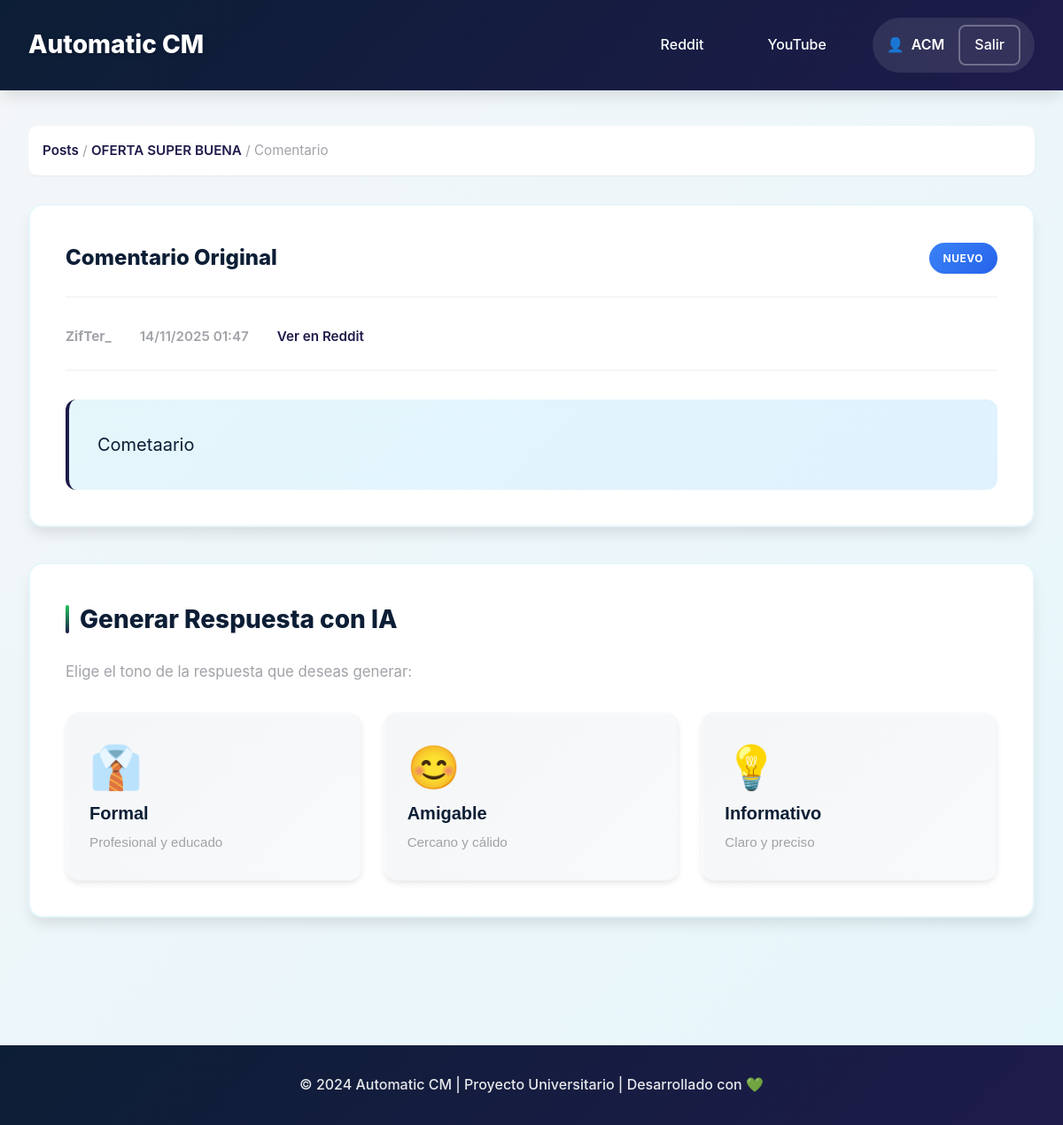
/dashboard/reddit/comment/norqftw/ (signed in), run on the app's committed database.
### dashboard/models.py (models this page shows, shortened)
class Comment(models.Model):
    post = models.ForeignKey(RedditPost, on_delete=models.CASCADE, related_name='comments')
    comment_id = models.CharField(max_length=100, unique=True)
    author = models.CharField(max_length=100)
    content = models.TextField()
    permalink = models.URLField()
    parent_id = models.CharField(max_length=100, null=True, blank=True)
    created_at = models.DateTimeField()
    fetched_at = models.DateTimeField(auto_now_add=True)
    class Meta:
        ordering = ['-created_at']
        verbose_name = 'Comment'
        verbose_name_plural = 'Comments'
    @property
    def status_badge(self):
        try:
            if self.response.status == 'published':
                return {'text': 'Publicado', 'class': 'status-published'}
            elif self.response.status == 'pending':
                return {'text': 'Pendiente', 'class': 'status-pending'}
            elif self.response.status == 'rejected':
                return {'text': 'Rechazado', 'class': 'status-rejected'}
        except Response.DoesNotExist:
            return {'text': 'Nuevo', 'class': 'status-new'}

class RedditPost(models.Model):
    user = models.ForeignKey(User, on_delete=models.CASCADE, related_name='reddit_posts')
    post_id = models.CharField(max_length=100, unique=True)
    title = models.TextField()
    url = models.URLField()
    permalink = models.URLField()
    subreddit = models.CharField(max_length=100)
    author = models.CharField(max_length=100)
    created_at = models.DateTimeField()
    last_checked = models.DateTimeField(auto_now=True)
    is_active = models.BooleanField(default=True)
    is_own_post = models.BooleanField(default=False)  # Para identificar posts creados por la app
    image = models.ImageField(upload_to='reddit_images/', null=True, blank=True)  # Para imágenes
    class Meta:
        ordering = ['-created_at']
        verbose_name = 'Reddit Post'
        verbose_name_plural = 'Reddit Posts'

### dashboard/views.py (the view)
# urls.py: path('reddit/comment/<str:comment_id>/', views.comment_detail, name='comment_detail'),
@login_required
def comment_detail(request, comment_id):
    comment = get_object_or_404(Comment, comment_id=comment_id)
    if comment.post.user != request.user:
        messages.error(request, 'No tienes permiso para ver este comentario')
        return redirect('reddit_manager')
    try:
        response = comment.response
    except Response.DoesNotExist:
        response = None
    context = {
        'comment': comment,
        'response': response,
        'available_tones': ['formal', 'friendly', 'informative']
    }
    return render(request, 'dashboard/comment_detail.html', context)

### dashboard/templates/dashboard/comment_detail.html (shortened to what this page needs)
{% extends 'dashboard/base.html' %}
{% block content %}
<div class="comment-detail-view">
    <nav class="breadcrumb">
        <a href="{% url 'reddit_manager' %}">Posts</a> /
        <a href="{% url 'post_detail' comment.post.post_id %}">{{ comment.post.title|truncatewords:5 }}</a> /
        <span>Comentario</span>
    </nav>
    <div class="comment-display-card">
        <div class="card-header">
            <h3>Comentario Original</h3>
            <span class="status-badge {{ comment.status_badge.class }}">
                {{ comment.status_badge.text }}
            </span>
        </div>
        <div class="comment-info">
            <span class="info-item">
                <strong>{{ comment.author }}</strong>
            </span>
            <span class="info-item">
                {{ comment.created_at|date:"d/m/Y H:i" }}
            </span>
            <a href="{{ comment.permalink }}" target="_blank" class="info-item link">
                Ver en Reddit
            </a>
        </div>
        <div class="comment-text">
            {{ comment.content }}
        </div>
    </div>
    {% if not response or response.status == 'rejected' %}
    <div class="generation-section">
        <h3 class="section-title">Generar Respuesta con IA</h3>
        <p class="section-subtitle">Elige el tono de la respuesta que deseas generar:</p>
        <div class="tone-buttons">
            <button onclick="generateResponse('formal')" class="btn-tone" data-tone="formal">
                <span class="tone-icon">👔</span>
                <span class="tone-name">Formal</span>
                <span class="tone-desc">Profesional y educado</span>
            </button>
            <button onclick="generateResponse('friendly')" class="btn-tone" data-tone="friendly">
                <span class="tone-icon">😊</span>
                <span class="tone-name">Amigable</span>
                <span class="tone-desc">Cercano y cálido</span>
            </button>
            <button onclick="generateResponse('informative')" class="btn-tone" data-tone="informative">
                <span class="tone-icon">💡</span>
                <span class="tone-name">Informativo</span>
                <span class="tone-desc">Claro y preciso</span>
            </button>
        </div>
    </div>
    {% endif %}
</div>
{% endblock %}

### dashboard/templates/dashboard/base.html (shortened to what this page needs)
<!DOCTYPE html>
<html lang="es">
<head>
    {% load static %}
    <link rel="stylesheet" href="{% static 'dashboard/css/styles.css' %}">
</head>
<body>
    <header class="header">
        <div class="container">
            <div class="header-content">
                <h1 class="logo">Automatic CM</h1>
                <nav class="nav">
                    <a href="{% url 'reddit_manager' %}" class="nav-link">
                        Reddit
                    </a>
                    <a href="{% url 'youtube_manager' %}" class="nav-link">
                        YouTube
                    </a>
                    <div class="user-info">
                        <span class="username">{{ user.username }}</span>
                        <a href="{% url 'admin:logout' %}?next={% url 'reddit_manager' %}" class="btn-logout">
                            Salir
                        </a>
                    </div>
                </nav>
            </div>
        </div>
    </header>
    <main class="main-content">
        <div class="container">
            {% block content %}
            {% endblock %}
        </div>
    </main>
    <footer class="footer">
        <div class="container">
            <p>© 2024 Automatic CM | Proyecto Universitario | Desarrollado con 💚</p>
        </div>
    </footer>
</body>
</html>

### data on the page
Comment: post "OFERTA SUPER BUENA", status_badge.text "NUEVO", author "ZifTer_", created_at "14/11/2025 01:47", content "Cometaario"

### other printed values
{{ user.username }} "ACM"
